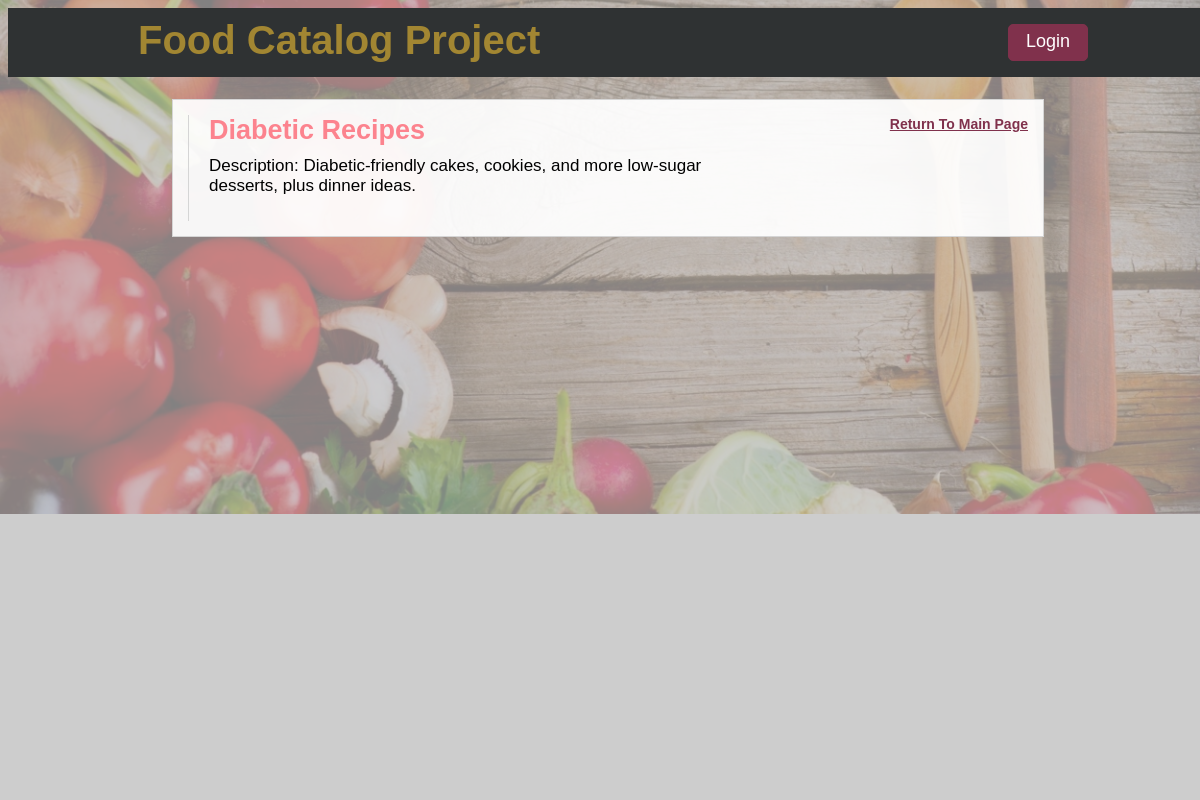
Page /categories/1/1/ on the committed database.
### database_setup_withusers.py (models this page shows, shortened)
class SubCategory(Base):
    __tablename__ = 'sub_category'
    id = Column(Integer, primary_key=True)
    name = Column(String(80), nullable=False)
    description = Column(String(250))
    mainCategory_id = Column(Integer, ForeignKey('main_category.id'))
    category = relationship(MainCategory)
    user_id = Column(Integer, ForeignKey('user.id'))
    user = relationship(User)

### catalogProject.py (the view)
@app.route('/categories/<int:mainCategory_id>/<int:subCategory_id>/')
def subCategory(mainCategory_id, subCategory_id):
    mainCategories = session.query(MainCategory).order_by(asc(MainCategory.name))
    subCategory = session.query(SubCategory).filter_by(id=subCategory_id).one()
    creator = getUserInfo(subCategory.user_id)
    if 'username' not in login_session:
        return render_template('public_subCategory.html', mainCategories=mainCategories, subCategory_id=subCategory_id, subCategory=subCategory)
    else:
        return render_template('private_subCategory.html', mainCategories=mainCategories, subCategory_id=subCategory_id, subCategory=subCategory)

### catalogProject.py (called while the page is built)
def getUserInfo(user_id):
    user = session.query(User).filter_by(id=user_id).one()
    return user

### templates/public_subCategory.html
{% extends "main.html" %}
{% block content %}
    {% include "return-to-home.html" %}
        <main class="sub-category-item main-section">
            <h1 class="sub-header">{{subCategory.name}} Recipes</h1>
            <p class="descrip-p">Description: {{subCategory.description}}</p>
        </main>
{% endblock %}

### static/styles.css (style rules this page uses)
body { font-family: 'PT Sans Regular', sans-serif; width: 100%; background-image: url(/static/img/temp2.jpg); background-position: center; background-size: cover; background-repeat: no-repeat; }
h1 { margin-top: 0; }
p { margin: 5px 0; font-size: 17px; }
.main-section { width: 65%; float: left; padding: 0 0 0 20px; border-left: 1px solid #d5d5d5; }
.sub-header { color: #fc838e; margin-bottom: 10px; font-size: 27px; font-weight: bolder; }
.descrip-p { margin-bottom: 25px; }

### rows in the picture
SubCategory: name "Diabetic", description "Diabetic-friendly cakes, cookies, and more low-sugar desserts, plus dinner ideas."
